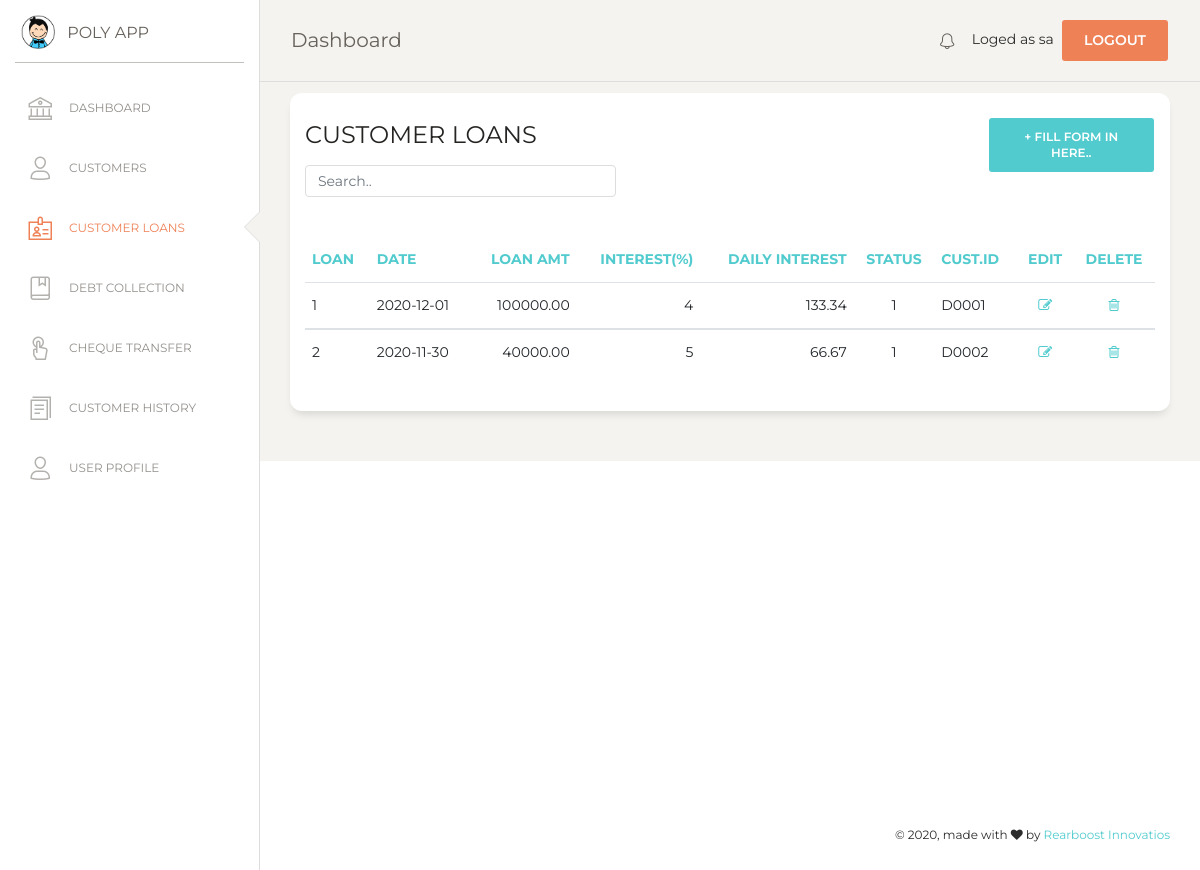
Screenshot of /customer_loan.php (signed in) with the database file from the repository.
### tables this page shows
CREATE TABLE `loan` (
  `loan_no` int(7) NOT NULL,
  `l_date` date NOT NULL,
  `amount` double(10,2) NOT NULL,
  `interest` int(5) NOT NULL,
  `value_of_interest` double(10,2) NOT NULL,
  `cust_id` varchar(10) NOT NULL,
  `l_status` tinyint(4) NOT NULL
);

### customer_loan.php (the view, shortened to what this page needs)
<?php
if (!isset($_SESSION['loged_user'])) {
    header('location: login.php');
}else {
$con = mysqli_connect(DB_HOSTNAME,DB_USERNAME,DB_PASSWORD);
mysqli_select_db($con,DB_NAME);
?>
<!DOCTYPE html>
<html lang="en">
<head>
  <link href="https://maxcdn.bootstrapcdn.com/font-awesome/latest/css/font-awesome.min.css" rel="stylesheet">
  <link href="assets/css/bootstrap.min.css" rel="stylesheet" />
  <link href="assets/css/paper-dashboard.css?v=2.0.1" rel="stylesheet" />
  <link href="assets/demo/demo.css" rel="stylesheet" />
</head>
<body class="">
  <div class="wrapper ">
    <div class="sidebar" data-color="white" data-active-color="danger">
      <div class="logo">
        <a href="#" class="simple-text logo-mini">
          <div class="logo-image-small">
            <img src="assets/img/logo-small.png">
          </div>
        </a>
        <a href="#" class="simple-text logo-normal">
          POLY APP
        </a>
      </div>
      <div class="sidebar-wrapper">
        <ul class="nav">
          <li>
            <a href="index">
              <i class="nc-icon nc-bank"></i>
              <p>DASHBOARD</p>
            </a>
          </li>
          <li>
            <a href="customer">
              <i class="nc-icon nc-single-02"></i>
              <p>CUSTOMERS</p>
            </a>
          </li>
          <li class="active">
            <a href="customer_loan">
              <i class="nc-icon nc-badge"></i>
              <p>CUSTOMER LOANS</p>
            </a>
          </li>
          <li>
            <a href="debt_collection">
              <i class="nc-icon nc-book-bookmark"></i>
              <p>DEBT COLLECTION</p>
            </a>
          </li>
          <li>
            <a href="cheque_transfer">
              <i class="nc-icon nc-tap-01"></i>
              <p>CHEQUE TRANSFER</p>
            </a>
          </li>
          <li>
            <a href="report">
              <i class="nc-icon nc-single-copy-04"></i>
              <p>CUSTOMER HISTORY</p>
            </a>
          </li>
          <li>
            <a href="user">
              <i class="nc-icon nc-single-02"></i>
              <p>USER PROFILE</p>
            </a>
          </li>
        </ul>
      </div>
    </div>
    <div class="main-panel">
      <?php include('include/nav.php');  ?>
      <div class="content">
      <div class="row">
          <div class="col-md-12">
            <div class="card">
              <div class="row">
              <div class="col-md-9">
              <div class="card-header">
                <h4 class="card-title"> CUSTOMER LOANS</h4>
                <input class="form-control myInput" id="myInput" type="text" placeholder="Search..">
              </div>
              </div>
              <div class="col-md-3">
                 <div class="card-header">
                    <button type="button" class="btn btn-primary add-btn" data-toggle="modal" data-target="#Form1">+ Fill Form in here..
                    </button>
                 </div>
              </div>
              </div>
              <div class="card-body">
              </div>
              <div class="card-body">
                <div class="table-responsive">
                  <table class="table" id="myTable">
                    <thead class="text-primary">
                      <th>                      Loan</th>
                      <th>                      Date</th>
                      <th class="text-right">   Loan Amt</th>
                      <th class="text-right">   Interest(%)</th>
                      <th class="text-right">   Daily Interest</th>
                      <th class="text-center">  Status</th>
                      <th>                      cust.ID</th>
                      <th class="text-center">  Edit 				</th>
                      <th class="text-center">  Delete 			</th>
                    </thead>
                    <tbody>
                      <?php
                      $sql=mysqli_query($con,"SELECT * FROM loan");
                      $numRows = mysqli_num_rows($sql);
                      if($numRows > 0) {
                        while($row = mysqli_fetch_assoc($sql)) {
                          ?>
                          <tr>
                            <td>                      <?php echo $row['loan_no'] ?>  </td>
                            <td>                      <?php echo $row['l_date'] ?>   </td>
                            <td class="text-right">   <?php echo $row['amount'] ?>   </td>
                            <td class="text-right">   <?php echo $row['interest'] ?> </td>
                            <td class="text-right">   <?php echo $row['value_of_interest'] ?> </td>
                            <td class="text-center">  <?php echo $row['l_status'] ?> </td>
                            <td>                      <?php echo $row['cust_id'] ?>  </td>
                            <td class="text-center">
                              <a href="#" onclick="editView(<?php echo $row['loan_no']; ?>)" name="edit">
                              <i class="fa fa-pencil-square-o" aria-hidden="true"></i></a>
                            </td>
                            <td class="text-center">
                              <a href="#" onclick="confirmation('event','<?php echo $row['loan_no']; ?>')"  name="delete">
                              <i class="fa fa-trash-o" aria-hidden="true"></i></a>
                            </td>
                          </tr>
                    </tbody>
                           <?php
                        }
                      }
                    ?>
                    </table>
                </div>
              </div>
              </div>
            </div>
          </div>
          </div>
        </div>
        </div>
       <?php include('include/footer.php');  ?>
</body>
</html>
<?php
}
?>

### assets/demo/demo.css (style rules this page uses)
.add-btn { float: right !important; }
.myInput { width: 50% !important; }

### rows the page displays
loan: loan_no "1", l_date "2020-12-01", amount "100000.00", interest "4", value_of_interest "133.34", l_status "1", cust "D0001"
loan: loan_no "2", l_date "2020-11-30", amount "40000.00", interest "5", value_of_interest "66.67", l_status "1", cust "D0002"

### other values shown
$_SESSION['loged_user'] "sa"
